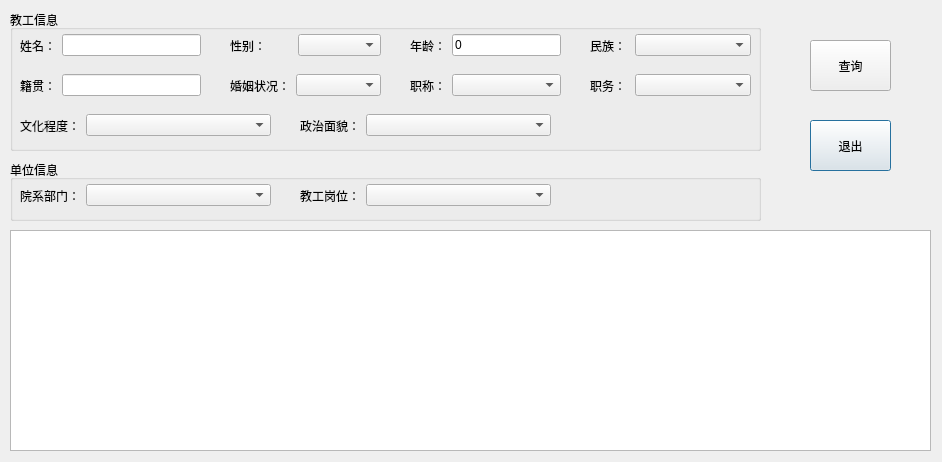
<?xml version="1.0" encoding="UTF-8"?>
<ui version="4.0">
 <class>HumanSearchDialog</class>
 <widget class="QDialog" name="HumanSearchDialog">
  <property name="geometry">
   <rect>
    <x>0</x>
    <y>0</y>
    <width>942</width>
    <height>462</height>
   </rect>
  </property>
  <property name="minimumSize">
   <size>
    <width>942</width>
    <height>462</height>
   </size>
  </property>
  <property name="maximumSize">
   <size>
    <width>942</width>
    <height>462</height>
   </size>
  </property>
  <property name="windowTitle">
   <string>人事档案查询</string>
  </property>
  <widget class="QGroupBox" name="groupBox_staff">
   <property name="geometry">
    <rect>
     <x>10</x>
     <y>10</y>
     <width>751</width>
     <height>141</height>
    </rect>
   </property>
   <property name="title">
    <string>教工信息</string>
   </property>
   <widget class="QWidget" name="horizontalLayoutWidget">
    <property name="geometry">
     <rect>
      <x>10</x>
      <y>20</y>
      <width>181</width>
      <height>31</height>
     </rect>
    </property>
    <layout class="QHBoxLayout" name="horizontalLayout">
     <item>
      <widget class="QLabel" name="label_name">
       <property name="text">
        <string>姓名：</string>
       </property>
      </widget>
     </item>
     <item>
      <widget class="QLineEdit" name="edit_name"/>
     </item>
    </layout>
   </widget>
   <widget class="QWidget" name="horizontalLayoutWidget_2">
    <property name="geometry">
     <rect>
      <x>10</x>
      <y>60</y>
      <width>181</width>
      <height>31</height>
     </rect>
    </property>
    <layout class="QHBoxLayout" name="horizontalLayout_2">
     <item>
      <widget class="QLabel" name="label_native">
       <property name="text">
        <string>籍贯：</string>
       </property>
      </widget>
     </item>
     <item>
      <widget class="QLineEdit" name="edit_native"/>
     </item>
    </layout>
   </widget>
   <widget class="QWidget" name="horizontalLayoutWidget_3">
    <property name="geometry">
     <rect>
      <x>400</x>
      <y>20</y>
      <width>151</width>
      <height>31</height>
     </rect>
    </property>
    <layout class="QHBoxLayout" name="horizontalLayout_3">
     <item>
      <widget class="QLabel" name="label_age">
       <property name="text">
        <string>年龄：</string>
       </property>
      </widget>
     </item>
     <item>
      <widget class="QLineEdit" name="edit_age">
       <property name="text">
        <string>0</string>
       </property>
      </widget>
     </item>
    </layout>
   </widget>
   <widget class="QWidget" name="horizontalLayoutWidget_4">
    <property name="geometry">
     <rect>
      <x>220</x>
      <y>20</y>
      <width>151</width>
      <height>31</height>
     </rect>
    </property>
    <layout class="QHBoxLayout" name="horizontalLayout_4" stretch="3,4">
     <item>
      <widget class="QLabel" name="label_sex">
       <property name="text">
        <string>性别：</string>
       </property>
      </widget>
     </item>
     <item>
      <widget class="QComboBox" name="combo_sex">
       <item>
        <property name="text">
         <string/>
        </property>
       </item>
       <item>
        <property name="text">
         <string>男</string>
        </property>
       </item>
       <item>
        <property name="text">
         <string>女</string>
        </property>
       </item>
      </widget>
     </item>
    </layout>
   </widget>
   <widget class="QWidget" name="horizontalLayoutWidget_5">
    <property name="geometry">
     <rect>
      <x>580</x>
      <y>20</y>
      <width>161</width>
      <height>31</height>
     </rect>
    </property>
    <layout class="QHBoxLayout" name="horizontalLayout_5" stretch="1,3">
     <item>
      <widget class="QLabel" name="label_nation">
       <property name="text">
        <string>民族：</string>
       </property>
      </widget>
     </item>
     <item>
      <widget class="QComboBox" name="combo_nation">
       <item>
        <property name="text">
         <string/>
        </property>
       </item>
      </widget>
     </item>
    </layout>
   </widget>
   <widget class="QWidget" name="horizontalLayoutWidget_6">
    <property name="geometry">
     <rect>
      <x>220</x>
      <y>60</y>
      <width>151</width>
      <height>31</height>
     </rect>
    </property>
    <layout class="QHBoxLayout" name="horizontalLayout_6" stretch="1,3">
     <item>
      <widget class="QLabel" name="label_marriage">
       <property name="text">
        <string>婚姻状况：</string>
       </property>
      </widget>
     </item>
     <item>
      <widget class="QComboBox" name="combo_marriage">
       <item>
        <property name="text">
         <string/>
        </property>
       </item>
       <item>
        <property name="text">
         <string>未婚</string>
        </property>
       </item>
       <item>
        <property name="text">
         <string>已婚</string>
        </property>
       </item>
      </widget>
     </item>
    </layout>
   </widget>
   <widget class="QWidget" name="horizontalLayoutWidget_7">
    <property name="geometry">
     <rect>
      <x>400</x>
      <y>60</y>
      <width>151</width>
      <height>31</height>
     </rect>
    </property>
    <layout class="QHBoxLayout" name="horizontalLayout_7" stretch="1,3">
     <item>
      <widget class="QLabel" name="label_technical">
       <property name="text">
        <string>职称：</string>
       </property>
      </widget>
     </item>
     <item>
      <widget class="QComboBox" name="combo_technical">
       <item>
        <property name="text">
         <string/>
        </property>
       </item>
      </widget>
     </item>
    </layout>
   </widget>
   <widget class="QWidget" name="horizontalLayoutWidget_8">
    <property name="geometry">
     <rect>
      <x>580</x>
      <y>60</y>
      <width>161</width>
      <height>31</height>
     </rect>
    </property>
    <layout class="QHBoxLayout" name="horizontalLayout_8" stretch="1,3">
     <item>
      <widget class="QLabel" name="label_post">
       <property name="text">
        <string>职务：</string>
       </property>
      </widget>
     </item>
     <item>
      <widget class="QComboBox" name="combo_post">
       <item>
        <property name="text">
         <string/>
        </property>
       </item>
      </widget>
     </item>
    </layout>
   </widget>
   <widget class="QWidget" name="horizontalLayoutWidget_9">
    <property name="geometry">
     <rect>
      <x>10</x>
      <y>100</y>
      <width>251</width>
      <height>31</height>
     </rect>
    </property>
    <layout class="QHBoxLayout" name="horizontalLayout_9" stretch="1,5">
     <item>
      <widget class="QLabel" name="label_education">
       <property name="text">
        <string>文化程度：</string>
       </property>
      </widget>
     </item>
     <item>
      <widget class="QComboBox" name="combo_education">
       <item>
        <property name="text">
         <string/>
        </property>
       </item>
      </widget>
     </item>
    </layout>
   </widget>
   <widget class="QWidget" name="horizontalLayoutWidget_10">
    <property name="geometry">
     <rect>
      <x>290</x>
      <y>100</y>
      <width>251</width>
      <height>31</height>
     </rect>
    </property>
    <layout class="QHBoxLayout" name="horizontalLayout_10" stretch="1,5">
     <item>
      <widget class="QLabel" name="label_political">
       <property name="text">
        <string>政治面貌：</string>
       </property>
      </widget>
     </item>
     <item>
      <widget class="QComboBox" name="combo_political">
       <item>
        <property name="text">
         <string/>
        </property>
       </item>
      </widget>
     </item>
    </layout>
   </widget>
  </widget>
  <widget class="QGroupBox" name="groupBox_unit">
   <property name="geometry">
    <rect>
     <x>10</x>
     <y>160</y>
     <width>751</width>
     <height>61</height>
    </rect>
   </property>
   <property name="title">
    <string>单位信息</string>
   </property>
   <widget class="QWidget" name="horizontalLayoutWidget_11">
    <property name="geometry">
     <rect>
      <x>10</x>
      <y>20</y>
      <width>251</width>
      <height>31</height>
     </rect>
    </property>
    <layout class="QHBoxLayout" name="horizontalLayout_11" stretch="1,5">
     <item>
      <widget class="QLabel" name="label_unit">
       <property name="text">
        <string>院系部门：</string>
       </property>
      </widget>
     </item>
     <item>
      <widget class="QComboBox" name="combo_unit">
       <item>
        <property name="text">
         <string/>
        </property>
       </item>
      </widget>
     </item>
    </layout>
   </widget>
   <widget class="QWidget" name="horizontalLayoutWidget_12">
    <property name="geometry">
     <rect>
      <x>290</x>
      <y>20</y>
      <width>251</width>
      <height>31</height>
     </rect>
    </property>
    <layout class="QHBoxLayout" name="horizontalLayout_12" stretch="1,5">
     <item>
      <widget class="QLabel" name="label_position">
       <property name="text">
        <string>教工岗位：</string>
       </property>
      </widget>
     </item>
     <item>
      <widget class="QComboBox" name="combo_position">
       <item>
        <property name="text">
         <string/>
        </property>
       </item>
      </widget>
     </item>
    </layout>
   </widget>
  </widget>
  <widget class="QPushButton" name="btn_search">
   <property name="geometry">
    <rect>
     <x>810</x>
     <y>40</y>
     <width>81</width>
     <height>51</height>
    </rect>
   </property>
   <property name="text">
    <string>查询</string>
   </property>
  </widget>
  <widget class="QPushButton" name="btn_quit">
   <property name="geometry">
    <rect>
     <x>810</x>
     <y>120</y>
     <width>81</width>
     <height>51</height>
    </rect>
   </property>
   <property name="text">
    <string>退出</string>
   </property>
   <property name="default">
    <bool>true</bool>
   </property>
  </widget>
  <widget class="QTableView" name="list_search">
   <property name="geometry">
    <rect>
     <x>10</x>
     <y>230</y>
     <width>921</width>
     <height>221</height>
    </rect>
   </property>
   <property name="editTriggers">
    <set>QAbstractItemView::NoEditTriggers</set>
   </property>
   <property name="selectionMode">
    <enum>QAbstractItemView::SingleSelection</enum>
   </property>
   <property name="selectionBehavior">
    <enum>QAbstractItemView::SelectRows</enum>
   </property>
   <attribute name="horizontalHeaderStretchLastSection">
    <bool>true</bool>
   </attribute>
   <attribute name="verticalHeaderDefaultSectionSize">
    <number>25</number>
   </attribute>
   <attribute name="verticalHeaderMinimumSectionSize">
    <number>15</number>
   </attribute>
  </widget>
 </widget>
 <resources/>
 <connections>
  <connection>
   <sender>btn_quit</sender>
   <signal>clicked()</signal>
   <receiver>HumanSearchDialog</receiver>
   <slot>close()</slot>
   <hints>
    <hint type="sourcelabel">
     <x>850</x>
     <y>145</y>
    </hint>
    <hint type="destinationlabel">
     <x>470</x>
     <y>230</y>
    </hint>
   </hints>
  </connection>
 </connections>
</ui>
